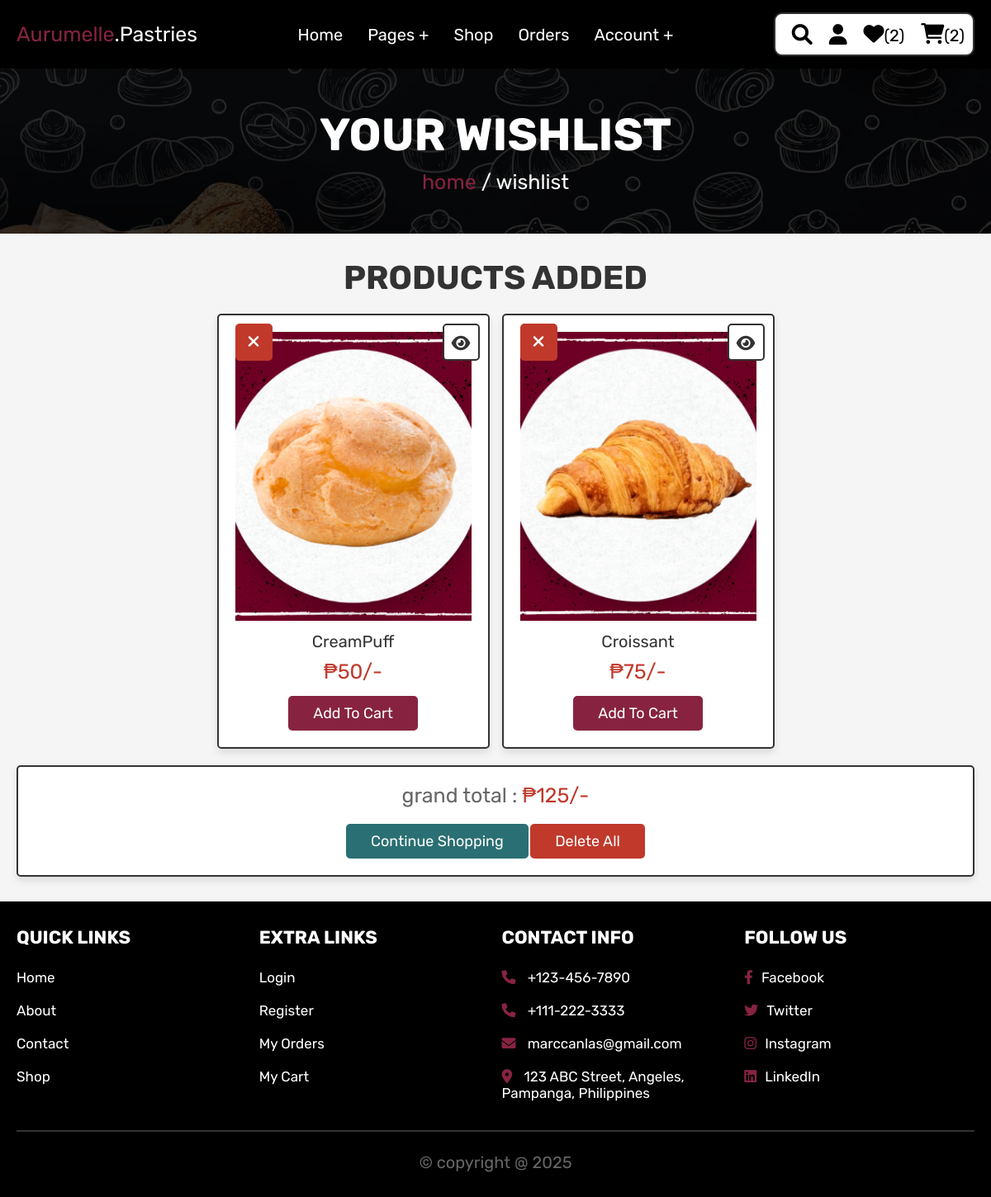
The page /wishlist.php (signed in) on the database its author committed.
### tables this page shows
CREATE TABLE `wishlist` (
  `id` int(100) NOT NULL,
  `user_id` int(100) NOT NULL,
  `pid` int(100) NOT NULL,
  `name` varchar(100) NOT NULL,
  `price` int(100) NOT NULL,
  `image` varchar(100) NOT NULL
);

### wishlist.php (the view, shortened to what this page needs)
<?php
@include 'config.php';
$user_id = $_SESSION['user_id'];
?>
<!DOCTYPE html>
<html lang="en">
<head>
   <link rel="stylesheet" href="https://cdnjs.cloudflare.com/ajax/libs/font-awesome/6.0.0/css/all.min.css">
   <link rel="stylesheet" href="aurumelle_css/style.css">
</head>
<body>
<?php @include 'header.php'; ?>
<div class="wishlist-and-cart-img-background">
<section class="heading">
    <h3>your wishlist</h3>
    <p> <a href="home.php">home</a> / wishlist </p>
</section>
</div>
<section class="wishlist">
    <h1 class="title">products added</h1>
    <div class="box-container">
    <?php
        $grand_total = 0;
        $select_wishlist = mysqli_query($conn, "SELECT * FROM `wishlist` WHERE user_id = '$user_id'") or die('query failed');
        if(mysqli_num_rows($select_wishlist) > 0){
            while($fetch_wishlist = mysqli_fetch_assoc($select_wishlist)){
    ?>
    <form action="" method="POST" class="box">
        <a href="wishlist.php?delete=<?php echo $fetch_wishlist['id']; ?>" class="fas fa-times" onclick="return confirm('delete this from wishlist?');"></a>
        <a href="view_page.php?pid=<?php echo $fetch_wishlist['pid']; ?>" class="fas fa-eye"></a>
        <img src="uploaded_img/<?php echo $fetch_wishlist['image']; ?>" alt="" class="image">
        <div class="name"><?php echo $fetch_wishlist['name']; ?></div>
        <div class="price">₱<?php echo $fetch_wishlist['price']; ?>/-</div>
        <input type="submit" value="add to cart" name="add_to_cart" class="btn">
    </form>
    <?php
        $grand_total += $fetch_wishlist['price'];
        }
    }else{
        echo '<p class="empty">your wishlist is empty</p>';
    }
    ?>
    </div>
    <div class="wishlist-total">
        <p>grand total : <span>₱<?php echo $grand_total; ?>/-</span></p>
        <a href="shop.php" class="option-btn">continue shopping</a>
        <a href="wishlist.php?delete_all" class="delete-btn <?php echo ($grand_total > 1)?'':'disabled' ?>" onclick="return confirm('delete all from wishlist?');">delete all</a>
    </div>
</section>
<?php @include 'footer.php'; ?>
</body>
</html>

### aurumelle_css/style.css (style rules this page uses)
:root { --deep-berry:#872341; --pink:#872341; --red:#c0392b; --teal:#2A6F73; --black:#333; --black2: #000; --white:#fff; --light-color:#666; --light-white:#ccc; --light-bg:#f5f5f5; --border:.2rem solid var(--black); --box-shadow:0 .5rem 1rem rgba(0,0,0,.1); }
* { font-family: 'Rubik', sans-serif; margin:0; padding:0; box-sizing: border-box; outline: none; border:none; text-decoration: none; transition:all .2s linear; }
html { font-size: 62.5%; overflow-x: hidden; scroll-behavior: smooth; scroll-padding-top: 6.5rem; }
body { background: var(--light-bg); }
section { padding:3rem 2rem; }
.btn, .delete-btn, .option-btn { display: inline-block; border-radius: .5rem; margin-top: 1rem; font-size: 1.8rem; color:var(--white); cursor: pointer; padding:1rem 3rem; text-transform: capitalize; }
.btn { background-color: var(--deep-berry); }
.delete-btn { background-color: var(--red); }
.option-btn { background-color: var(--teal); }
.heading { display: flex; flex-flow: column; align-items: center; justify-content: center; gap:1rem; background-color: rgba(0, 0, 0, 0.8); text-align: center; min-height: 25vh; }
.wishlist-and-cart-img-background { background: url(../images/wishlist-and-cart-page-img.jpg) no-repeat center center; background-size: cover; min-height: 25vh; }
.heading h3 { font-size: 5.5rem; color:var(--white); text-transform: uppercase; }
.heading p { font-size: 2.5rem; color:var(--white); }
.heading p a { color:var(--deep-berry); }
.title { text-align: center; margin-bottom: 2rem; color:var(--black); text-transform: uppercase; font-size: 4rem; }
.wishlist .box-container { max-width: 1200px; margin:0 auto; display: grid; grid-template-columns: repeat(auto-fit, 33rem); gap:1.5rem; align-items: flex-start; justify-content: center; }
.wishlist .box-container .box { padding:2rem; text-align: center; background-color: var(--white); border:var(--border); box-shadow: var(--box-shadow); border-radius: .5rem; position: relative; }
.wishlist .box-container .box .image { height: 35rem; width: 100%; object-fit: cover; }
.wishlist .box-container .box .fa-eye, .wishlist .box-container .box .fa-times { position: absolute; top:1rem; height: 4.5rem; width: 4.5rem; line-height: 4.3rem; font-size: 2rem; border-radius: .5rem; }
.wishlist .box-container .box .fa-eye { right:1rem; border:var(--border); background-color: var(--white); color:var(--black); }
.wishlist .box-container .box .fa-times { background-color: var(--red); color:var(--white); }
.wishlist .box-container .box .name { font-size: 2rem; color:var(--black); margin:1rem 0; }
.wishlist .box-container .box .price { font-size: 2.5rem; color:var(--red); margin:.5rem 0; }
.wishlist .wishlist-total { max-width: 1200px; margin:0 auto; padding:2rem; text-align: center; background-color: var(--white); border:var(--border); box-shadow: var(--box-shadow); border-radius: .5rem; margin-top: 2rem; }
.wishlist .wishlist-total p { font-size: 2.5rem; color:var(--light-color); margin-bottom: 1rem; }
.wishlist .wishlist-total p span { color:var(--red); }

### rows shown on the page
wishlist: image (picture), name "CreamPuff", price "50"
wishlist: image (picture), name "Croissant", price "75"

### other values the page prints
$wishlist_num_rows "2"
$cart_num_rows "2"
$grand_total "125"
